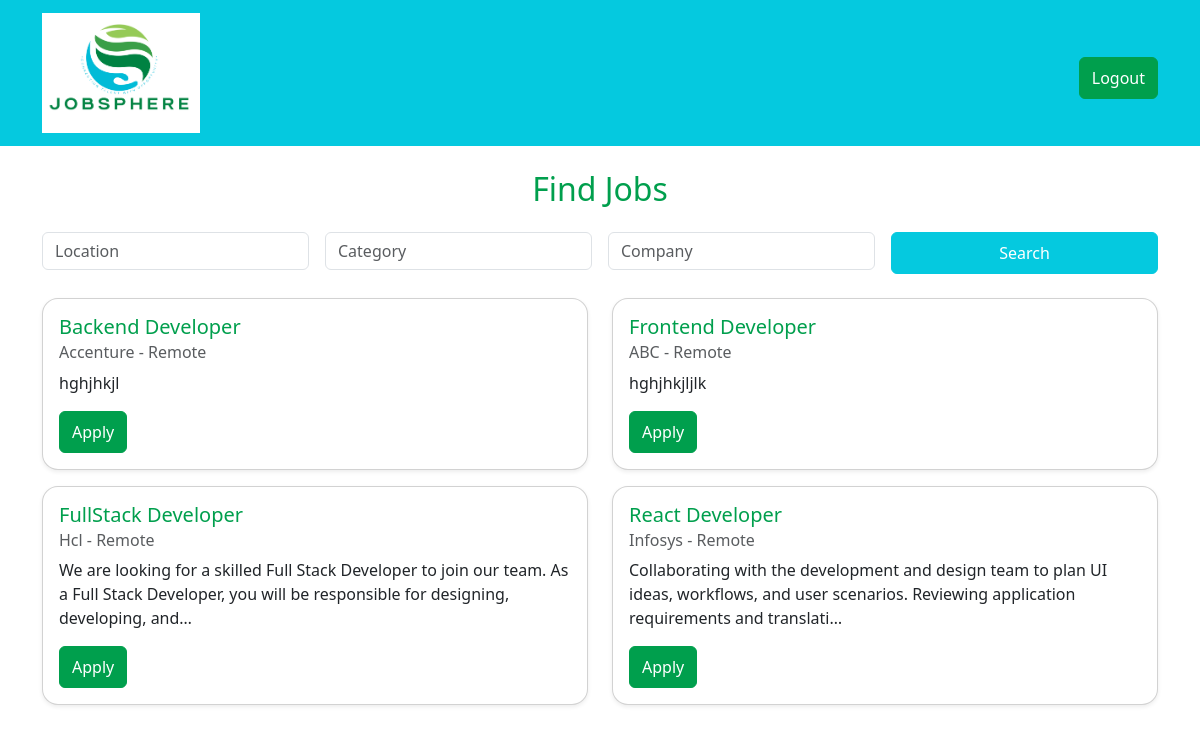
The app's page /jobseeker/ (signed in) with its own data.
### portal/models.py (models this page shows, shortened)
class Job(models.Model):
    CATEGORY_CHOICES = [
        ('IT', 'IT'),
        ('Finance', 'Finance'),
        ('Healthcare', 'Healthcare'),
        ('Education', 'Education'),
    ]
    title = models.CharField(max_length=200)
    description = models.TextField()
    salary = models.DecimalField(max_digits=10, decimal_places=2)
    location = models.CharField(max_length=100)
    category = models.CharField(max_length=100, choices=CATEGORY_CHOICES)
    company = models.CharField(max_length=100)
    posted_by = models.ForeignKey(User, on_delete=models.CASCADE)
    posted_at = models.DateTimeField(auto_now_add=True)

### jobseeker/views.py (the view)
# urls.py: path('', views.home, name='jobseeker_home'),
@login_required
def home(request):
    location = request.GET.get('location')
    category = request.GET.get('category')
    company = request.GET.get('company')
    local_jobs = Job.objects.all()
    if location:
        local_jobs = local_jobs.filter(location__icontains=location)
    if category:
        local_jobs = local_jobs.filter(category__icontains=category)
    if company:
        local_jobs = local_jobs.filter(company__icontains=company)
    applied_job_ids = Application.objects.filter(applicant=request.user).values_list('job_id', flat=True)
    for job in local_jobs:
        job.applied = job.id in applied_job_ids
    api_jobs = []
    try:
        response = requests.get('https://remoteok.io/api')
        if response.status_code == 200:
            response.encoding = 'utf-8'
            data = response.json()
            for item in data[1:]:
                description = item.get('description', '')
                clean_description = strip_tags(description)
                job_data = {
                    'title': item.get('position'),
                    'company': item.get('company'),
                    'location': item.get('location', 'Remote'),
                    'description': clean_description[:150],
                    'url': item.get('url'),
                    'applied': False
                }
                if location and location.lower() not in job_data['location'].lower():
                    continue
                if company and company.lower() not in job_data['company'].lower():
                    continue
                api_jobs.append(job_data)
    except Exception as e:
        print("API Error:", e)
    all_jobs = list(local_jobs) + api_jobs
    paginator = Paginator(all_jobs, 6)
    page_number = request.GET.get('page')
    page_obj = paginator.get_page(page_number)
    return render(request, 'jobseeker_home.html', {'page_obj': page_obj})

### jobseeker/templates/jobseeker_home.html
{% extends 'base.html' %}
{% block content %}
<h2 class="text-center mb-4" style="color: #009F4D;">Find Jobs</h2>
<form method="get" class="row g-3 mb-4">
    <div class="col-md-3">
        <input type="text" name="location" class="form-control" placeholder="Location">
    </div>
    <div class="col-md-3">
        <input type="text" name="category" class="form-control" placeholder="Category">
    </div>
    <div class="col-md-3">
        <input type="text" name="company" class="form-control" placeholder="Company">
    </div>
    <div class="col-md-3">
        <button type="submit" class="btn w-100 py-2" style="background-color: #05c9df; border-color: #05c9df; color: white;">
            Search
        </button>
    </div>
</form>
<div class="row">
    {% for job in page_obj %}
    <div class="col-md-6 mb-3">
        <div class="card shadow-sm rounded-4">
            <div class="card-body">
                <h5 class="card-title" style="color: #009F4D;">{{ job.title }}</h5>
                <h6 class="card-subtitle mb-2 text-muted">{{ job.company }} - {{ job.location }}</h6>
                <p class="card-text">{{ job.description|truncatechars:150 }}</p>
                {% if job.applied %}
                    <button class="btn btn-secondary" disabled>Applied</button>
                {% elif job.id %}
                    <a href="{% url 'apply_job' job.id %}" class="btn py-2" style="background-color: #009F4D; border-color: #009F4D; color: white;">
                        Apply
                    </a>
                {% elif job.url %}
                    <a href="{{ job.url }}" class="btn btn-outline-primary" style="border-color: #05c9df; color: #05c9df;" target="_blank">
                        View Job
                    </a>
                {% endif %}
            </div>
        </div>
    </div>
    {% endfor %}
</div>
{% endblock %}

### static/css/styles.css (style rules this page uses)
body { background-color: #f8f9fa; font-family: 'Segoe UI', Tahoma, Geneva, Verdana, sans-serif; color: #004d40; margin: 0; padding: 0; }
h1, h2, h3, h4, h5 { color: #007847; }
a { color: #00BCD4; text-decoration: none; }
form { margin-top: 10px; }

### records on screen
Job: title "Backend Developer", company "Accenture", location "Remote", description "hghjhkjl", shows "Apply"
Job: title "Frontend Developer", company "ABC", location "Remote", description "hghjhkjljlk", shows "Apply"
Job: title "FullStack Developer", company "Hcl", location "Remote", description "We are looking for a skilled Full Stack Developer to join our team. As a Full Stack Developer, you will be responsible for designing, developing, and…", shows "Apply"
Job: title "React Developer", company "Infosys", location "Remote", description "Collaborating with the development and design team to plan UI ideas, workflows, and user scenarios. Reviewing application requirements and translati…", shows "Apply"
